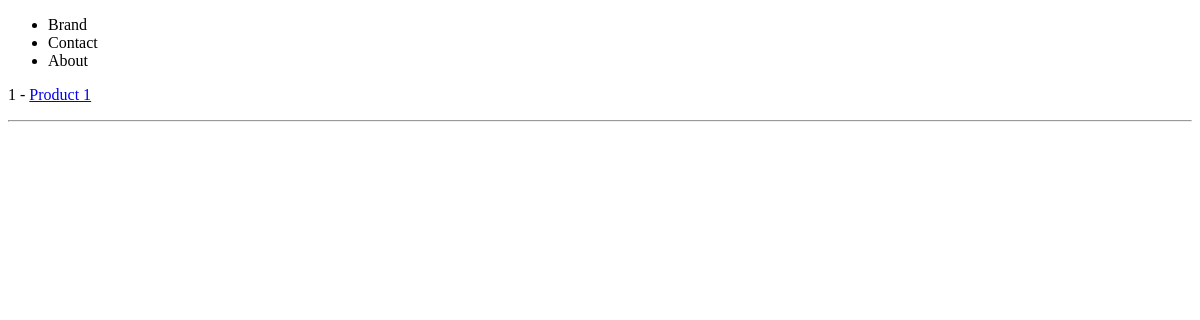
Before: /products/ with the older database file.
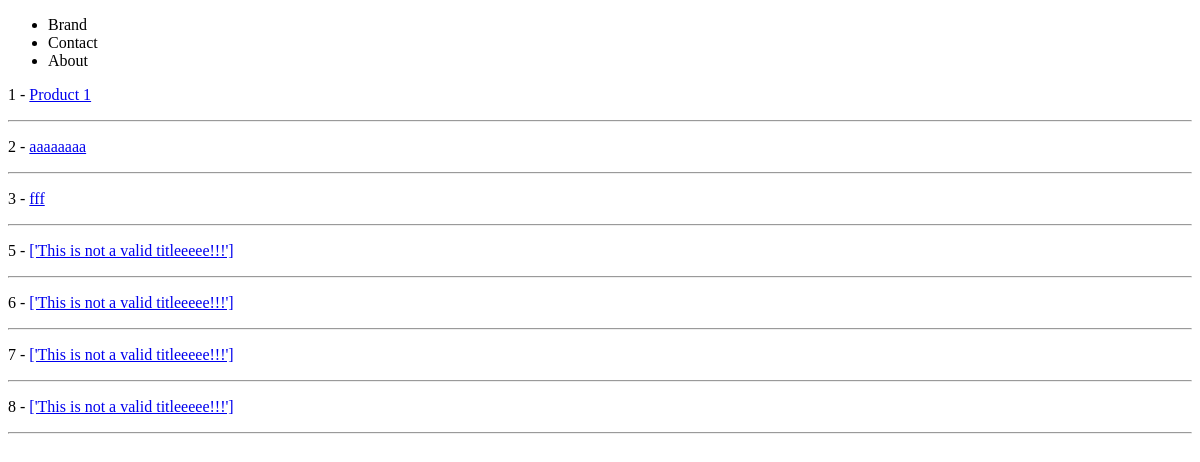
After: the same page with the newer database file.
### products/models.py (models this page shows)
class Product(models.Model):
  title       = models.CharField(max_length = 120)
  description = models.TextField(blank = True, null = True)
  price       = models.DecimalField(decimal_places = 2, max_digits = 8)
  summary     = models.TextField(blank = False,  null = False)
  featured    = models.BooleanField(default = False)
  def get_absolute_url(self):
     return reverse("products:detail_product", kwargs = { "my_id" : self.id })

### products/views.py (the view)
# urls.py: path('', product_list_view, name = 'products')
def product_list_view(request):
  queryset = Product.objects.all()
  context = {
    "object_list" : queryset
  }
  return render(request, 'products/product_list.html', context)

### products/templates/products/product_list.html
{% extends 'base.html' %}
{% block content %}
  {% for instance in object_list %}
    <p>
        {{ instance.id }} - <a href='{{ instance.get_absolute_url }}'>{{ instance.title }}</a>
        <hr>
    </p>
  {% endfor %}
{% endblock %}

### templates/base.html (shortened to what this page needs)
<!DOCTYPE html>
<html>
<head>
</head>
<body>
  {% include 'navbar.html' %}
  {% block content %}
  {% endblock %}
</body>
</html>

### templates/navbar.html
<nav>
  <ul>
    <li>Brand</li>
    <li>Contact</li>
    <li>About</li>
  </ul>
</nav>

Changed rows visible on the page:
added Product: id "2", title "aaaaaaaa"
added Product: id "3", title "fff"
added Product: id "5", title "['This is not a valid titleeeee!!!']"
added Product: id "6", title "['This is not a valid titleeeee!!!']"
added Product: id "7", title "['This is not a valid titleeeee!!!']"
added Product: id "8", title "['This is not a valid titleeeee!!!']"
